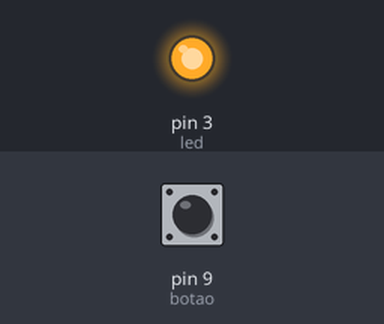
The sketch below on a simulated Arduino Uno, built with avr-gcc and run on an emulated ATmega328P. Shown: output pins drawn as LEDs (lit = HIGH). The inputs (shaded band) are chosen by the test bench; at power-on: pin 9 (botao) HIGH.

Above: at 1.2 s.
1.3 s: pin 9 (botao) pulled LOW for 0.15 s
At 1.37 s:
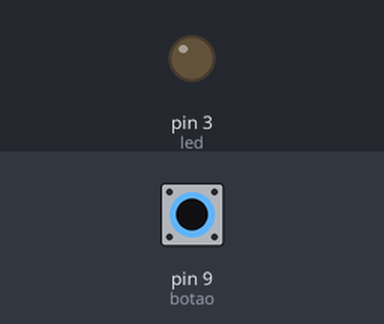
2.9 s: pin 9 (botao) pulled LOW for 3.2 s
At 6.5 s:
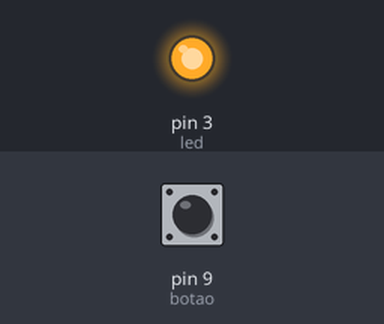
Timing chart, 0 to 8.0 s (numbered marks = the images above; inputs shaded):
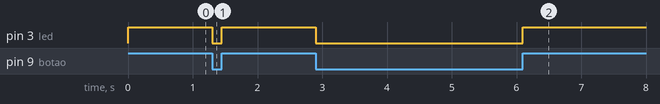

Measured:
- after the input at 1.3 s, pin 3 (led): HIGH → LOW at once, → HIGH 0.15 s later
- after the input at 2.9 s, pin 3 (led): HIGH → LOW at once, → HIGH 3.2 s later

The sketch:

PRG_1_2.ino
```cpp
// Declarando terminais, constantes e variáveis
int estadoBotao = 0; // Variável booleana para registrar o click no botão
const int led = 3; // LED ligado ao pino D3
const int  botao = 9; // Botão ligado ao pino D9

// Configurações
void setup(){
  pinMode(led, OUTPUT);
  pinMode(botao, INPUT);
}

// Código principal
void loop(){
    // Leitura do valor do potenciômetro
    estadoBotao = digitalRead(botao);

    if(estadoBotao == 0) // Botão não está pressionado
      digitalWrite(led, LOW);
    else // Botão está pressionado
      digitalWrite(led, HIGH);
}
```
